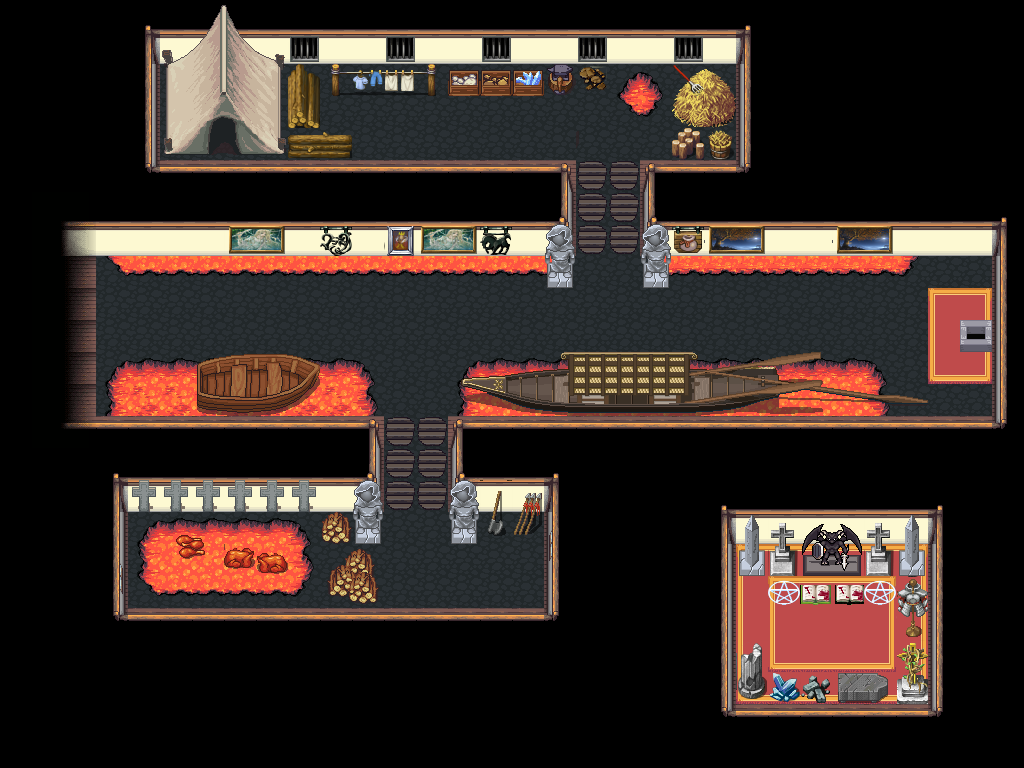

Rendered tile map (Tiled .tmx) drawn with the repository's tilesets; below, a short description and the map source with its tile grids summarised:
An orthogonal 32x24 tile map with 32x32 px tiles, 3 tile layers (secreta, suelo, objetos), 8 tilesets.

<map version="1.2" tiledversion="1.2.3" orientation="orthogonal" renderorder="right-down" width="32" height="24" tilewidth="32" tileheight="32" infinite="0" nextlayerid="4" nextobjectid="1">
 <tileset firstgid="1" source="../resources_tsx/cavern_ruins.tsx" />
 <tileset firstgid="385" source="../resources_tsx/city_outside.tsx" />
 <tileset firstgid="817" source="../resources_tsx/city_inside.tsx" />
 <tileset firstgid="1201" source="../resources_tsx/casa_madera.tsx" />
 <tileset firstgid="1318" source="../resources_tsx/build_atlas.tsx" />
 <tileset firstgid="2342" source="../resources_tsx/obj_misk_atlas.tsx" />
 <tileset firstgid="3366" source="../resources_tsx/decorations.tsx" />
 <tileset firstgid="3622" source="../resources_tsx/market.tsx" />
 <layer id="3" name="secreta" width="32" height="24">
  <data>[768 cells, 99 non-empty, 26 distinct tile ids]</data>
 </layer>
 <layer id="1" name="suelo" width="32" height="24">
  <data>[768 cells, 768 non-empty, 50 distinct tile ids]</data>
 </layer>
 <layer id="2" name="objetos" width="32" height="24">
  <data>[768 cells, 183 non-empty, 148 distinct tile ids]</data>
 </layer>
</map>
